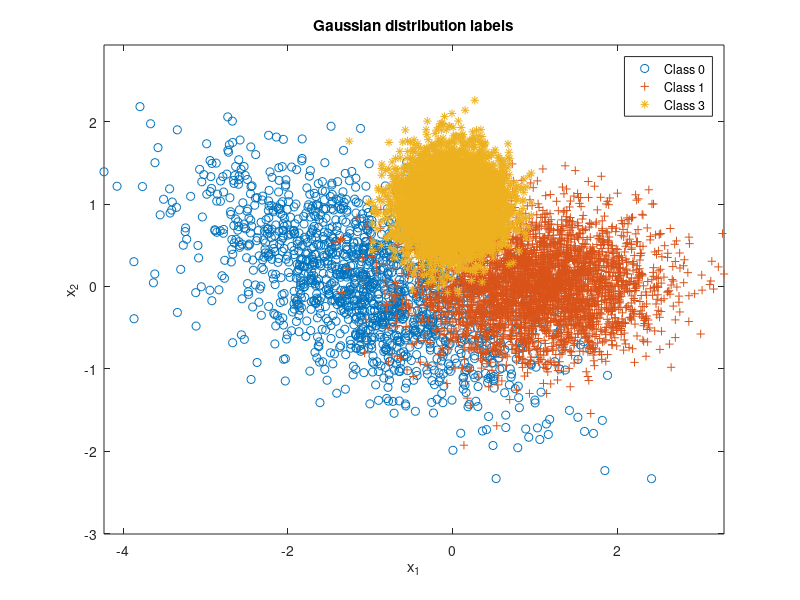

Recreate this plot in MATLAB. (Note: this script raises an error after producing the figure.)
clear all;clc;

n = 2; % feature dimensions
N = 10000; % number of samples
u1 = [-1;0]; u2 = [1;0]; u3 = [0;1];
Sigma1 = [1 -0.4;-0.4 0.5]; Sigma2 = [0.5 0;0 0.2]; Sigma3 = [0.1 0;0 0.1];
p = [0.15,0.35,0.5]; % equal class priors
label = rand(1,N);% create label 0/1
for i=1:10000
    if label(1,i)<=0.15
    label(1,i)=0;
elseif (label(1,i)>0.15)&&(label(1,i)<=0.5)
    label(1,i)=1;
else
    label(1,i)=2;
    end;
end

Nc = [length(find(label==0)),length(find(label==1)),length(find(label==2))]; % number of samples from each class
x = zeros(n,N); 
a=Nc(1);
x(:,label==0)=mvnrnd(u1,Sigma1,Nc(1))';
x(:,label==1)=mvnrnd(u2,Sigma2,Nc(2))';
x(:,label==2)=mvnrnd(u3,Sigma3,Nc(3))';% Generate normal distributions

figure(1), clf,
plot(x(1,label==0),x(2,label==0),'o'), hold on,
plot(x(1,label==1),x(2,label==1),'+'), hold on,
plot(x(1,label==2),x(2,label==2),'*'),axis equal,
legend('Class 0','Class 1','Class 3 '), 
title('Gaussian distribution labels'),
xlabel('x_1'), ylabel('x_2'), 
lambda = [0 1;1 0];
decision= rand(1,N);
gamma = (lambda(2,1)-lambda(1,1))/(lambda(1,2)-lambda(2,2)) * p(1)/p(2); 
discriminantScore = log(evalGaussian(x,u2,Sigma2))-log(evalGaussian(x,u1,Sigma1));
gamma1= (lambda(2,1)-lambda(1,1))/(lambda(1,2)-lambda(2,2)) * p(3)/p(2); 
discriminantScore1 = log(evalGaussian(x,u2,Sigma2))-log(evalGaussian(x,u3,Sigma3));
j=0;
for i=1:10000
    if (discriminantScore(1,i)>=log(gamma))&&(discriminantScore1(1,i)>=log(gamma1))
        j=j+1;
        decision(1,i)=1;
    end
end
b=j;

gamma2 = (lambda(2,1)-lambda(1,1))/(lambda(1,2)-lambda(2,2)) * p(2)/p(1); 
discriminantScore2 = log(evalGaussian(x,u1,Sigma1))-log(evalGaussian(x,u2,Sigma2));
gamma3= (lambda(2,1)-lambda(1,1))/(lambda(1,2)-lambda(2,2)) * p(3)/p(1); 
discriminantScore3 = log(evalGaussian(x,u1,Sigma1))-log(evalGaussian(x,u3,Sigma3));
j=0;
for i=1:10000
    if (discriminantScore2(1,i)>=log(gamma2))&&(discriminantScore3(1,i)>=log(gamma3))
        j=j+1;
        decision(1,i)=0;
    end
end


gamma4 = (lambda(2,1)-lambda(1,1))/(lambda(1,2)-lambda(2,2)) * p(2)/p(3); 
discriminantScore4 = log(evalGaussian(x,u3,Sigma3))-log(evalGaussian(x,u2,Sigma2));
gamma5= (lambda(2,1)-lambda(1,1))/(lambda(1,2)-lambda(2,2)) * p(1)/p(3); 
discriminantScore5 = log(evalGaussian(x,u3,Sigma3))-log(evalGaussian(x,u1,Sigma1));
j=0;
for i=1:10000
    if (discriminantScore4(1,i)>=log(gamma4))&&(discriminantScore5(1,i)>=log(gamma5))
        j=j+1;
        decision(1,i)=2;
    end
end

ind00 = find(decision==0 & label==0); 
ind10 = find(decision==1 & label==0);  
ind20 = find(decision==2 & label==0); 
ind01 = find(decision==0 & label==1); 
ind11 = find(decision==1 & label==1);  
ind21 = find(decision==2 & label==1); 
ind02 = find(decision==0 & label==2);  
ind12 = find(decision==1 & label==2); 
ind22 = find(decision==2 & label==2); 

confuma =[size(ind00,2),size(ind01,2),size(ind02,2);size(ind10,2),size(ind11,2),size(ind12,2);...
    size(ind20,2),size(ind21,2),size(ind22,2)];
mis_number= size(ind10,2)+ size(ind20,2)+ size(ind01,2)+ size(ind21,2)+ size(ind02,2)+ size(ind12,2);
mis_prob= mis_number/10000;

figure(2), % class 0 circle, class 1 +, correct green, incorrect red
plot(x(1,ind00),x(2,ind00),'og'); hold on,
plot(x(1,ind10),x(2,ind10),'+r'); hold on,
plot(x(1,ind20),x(2,ind20),'+r'); hold on,
plot(x(1,ind01),x(2,ind01),'+r'); hold on,
plot(x(1,ind11),x(2,ind11),'+g'); hold on,
plot(x(1,ind21),x(2,ind21),'+r'); hold on,
plot(x(1,ind02),x(2,ind02),'+r'); hold on,
plot(x(1,ind12),x(2,ind12),'+r'); hold on,
plot(x(1,ind22),x(2,ind22),'*g'); hold on,
axis equal,legend('right0','mistake10','mistake20','mistake01','right1','mistake21','mistake02','mistake12','right2'),title('Map Rule');



function g = evalGaussian(x,mu,Sigma)%define the evalGaussian function
% Evaluates the Gaussian pdf N(mu,Sigma) at each coumn of X
[n,N] = size(x);
C = ((2*pi)^n * det(Sigma))^(-1/2);
E = -0.5*sum((x-repmat(mu,1,N)).*(inv(Sigma)*(x-repmat(mu,1,N))),1);
g = C*exp(E);
end


